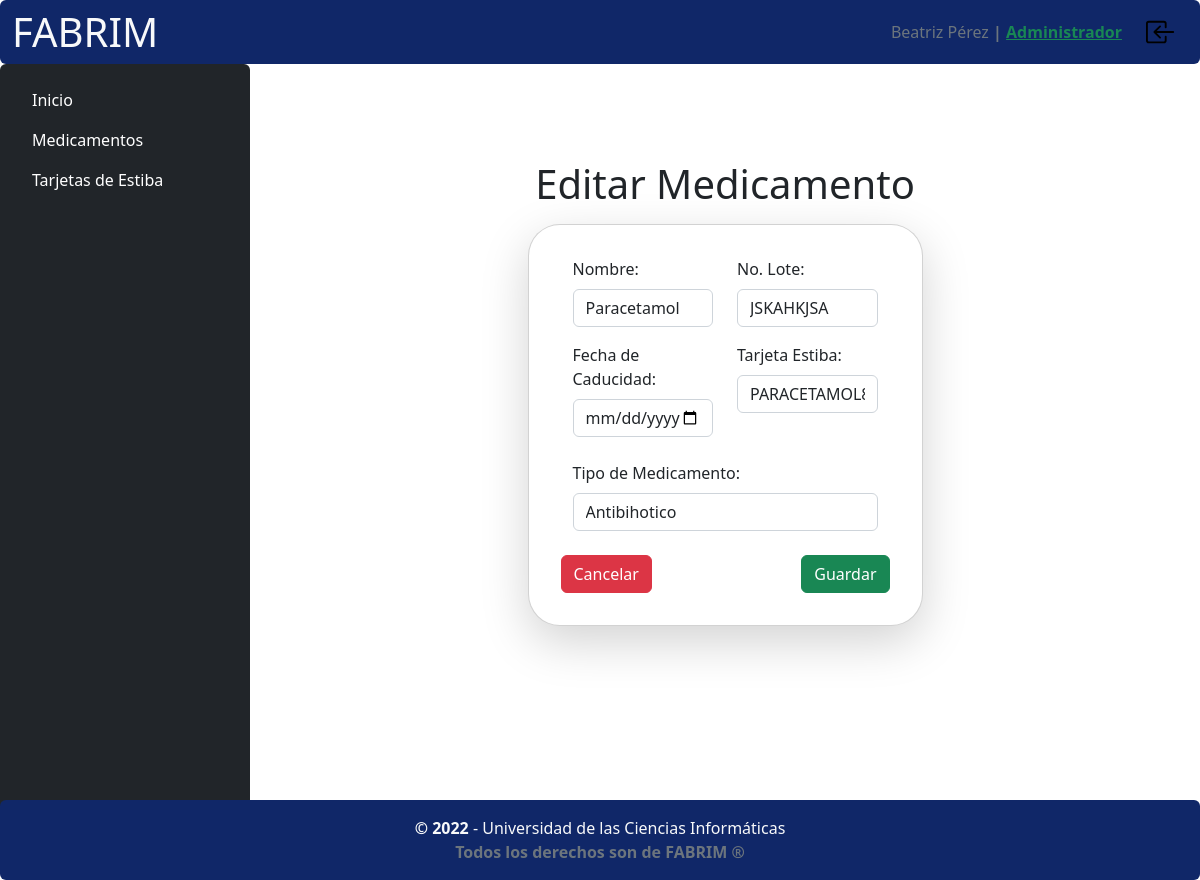
/admin-fabrim/medicamentos/editar/2/ (signed in), run on the app's committed database.
### main_app/models.py (models this page shows, shortened)
class User(AbstractBaseUser, PermissionsMixin):
    email = models.EmailField(max_length=255, unique=True)
    name = models.CharField(max_length=255, validators=[nombre_regex])
    apellidos = models.CharField(max_length=255, validators=[apellidos_regex])
    ci = models.CharField(max_length=11, unique=True,null=False, blank=False, validators=[ci_regex])
    tfno = models.CharField(max_length=50, validators=[tfno_regex])
    apto = models.CharField(max_length=50, validators=[apto_regex])
    is_active = models.BooleanField(default=True)
    is_staff = models.BooleanField(default=False)
    is_admin_fabrim = models.BooleanField(default=False)
    is_customer = models.BooleanField(default=False)
    objects = OwnUserManager()
    USERNAME_FIELD = 'email'
    REQUIRED_FIELDS = ['name', 'apellidos', 'ci', 'tfno']

class Medicamento(models.Model):
    nombre = models.CharField(max_length=255, blank=False, null=False)
    no_lote = models.CharField(max_length=255, unique=True, null=False, blank=False, validators=[no_lote_regex])
    fecha_cad = models.DateField(blank=False, null=False)
    tarjeta_estiba_id = models.OneToOneField(TarjetaEstiba, on_delete=models.CASCADE, primary_key=True)
    tipo_medicamento_id = models.ForeignKey(
        TipoMedicamento, on_delete=models.CASCADE)
    class Meta:
        ordering = ['fecha_cad', 'no_lote', 'nombre']

### main_app/views.py (the view)
@method_decorator([for_staff, for_admin_or_dependiente,], name='dispatch')
class MedicamentosEditView(LoginRequiredMixin, SuccessMessageMixin, UpdateView, PermissionRequiredMixin):
    model = _models.Medicamento
    template_name = 'pages/forms/medicamentos_edit.html'
    form_class = _forms.MedicamentosForm
    success_url = reverse_lazy('medicamentos')
    success_message = 'Medicamento modificado correctamente!'
    permission_required = "main_app.change_medicamento"
    def get_context_data(self, **kwargs):
        context = super().get_context_data(**kwargs)
        context['tarjetas_estiba'] = _models.TarjetaEstiba.objects.all()
        context['tipos_medicamentos'] = _models.TipoMedicamento.objects.all()
        context['title'] = 'Editar Medicamento'
        return context

### main_app/forms.py
class MedicamentosForm(forms.ModelForm):
    class Meta:
        model = _.Medicamento
        fields = ('__all__')
        error_messages = {
            'nombre': {
                'required': "Este campo es requerido.",
            },
            'no_lote': {
                'required': "Este campo es requerido.",
                'unique': "Número de lote existente"
            },
            'fecha_cad': {
                'required': "Este campo es requerido.",
            },
            'tarjeta_estiba_id': {
                'required': "Este campo es requerido.",
            },
            'tipo_medicamento_id': {
                'required': "Este campo es requerido.",
            },
        }

### main_app/decorator.py (called while the page is built)
def for_staff(function=None, redirect_field_name=REDIRECT_FIELD_NAME, login_url='login'):
    actual_decorator = user_passes_test(
        lambda u: u.is_active and u.is_staff or u.is_admin_fabrim or u.is_superuser,
        login_url=login_url,
        redirect_field_name=redirect_field_name
    )
    if function:
        return actual_decorator(function)
    return actual_decorator

def for_admin_or_dependiente(function=None, redirect_field_name=REDIRECT_FIELD_NAME, login_url='login'):
    group = Group.objects.filter(name="Administrador").first()
    group1 = Group.objects.filter(name="Dependiente").first()
    actual_decorator = user_passes_test(
        lambda u: u.is_active and (group in u.groups.all()) or (
            group1 in u.groups.all()) or u.is_superuser,
        login_url=login_url,
        redirect_field_name=redirect_field_name
    )
    if function:
        return actual_decorator(function)
    return actual_decorator

### main_app/templatetags/templatetag.py (called while the page is built)
@register.filter(name='has_group')
def has_group(user, group_name):
    group = Group.objects.filter(name=group_name)
    if group:
        group = group.first()
        return True if group in user.groups.all() or user.is_superuser == True else False
    else:
        return False

### main_app/templates/pages/forms/medicamentos_edit.html (shortened to what this page needs)
{% extends "base_admin.html" %}
{% load static %}
{% block content_table %}
    <div class="p-5 d-flex flex-column justify-content-center align-items-center  ">
        <p class="display-6 text-center mb-3 fw-light m-0 bg-transparent">{{ title }}</p>
        <div class="card rounded-5 d-flex flex-col p-4 w-50 shadow-lg">
            <form method='post' class="p-2">
                <div class="container">
                    <div class="row mb-3">
                        <div class="col-6">
                            <label for="{{ form.nombre.id_for_label }}" class="form-label">Nombre:</label>
                            <input type="text"
                                   name="{{ form.nombre.html_name }}"
                                   {% if form.nombre.value %} value="{{ form.nombre.value }}"{% endif %}
                                   class="form-control"
                                   id="{{ form.nombre.id_for_label }}"
                                   maxlength="255"
                                   />
                        </div>
                        <div class="col-6">
                            <label for="{{ form.no_lote.id_for_label }}" class="form-label">No. Lote:</label>
                            <input type="text"
                                   name="{{ form.no_lote.html_name }}"
                                   {% if form.no_lote.value %} value="{{ form.no_lote.value }}"{% endif %}
                                   class="form-control"
                                   id="{{ form.no_lote.id_for_label }}"
                                   maxlength="255"
                                   />
                        </div>
                    </div>
                    <div class="row">
                        <div class="col-6 mb-4">
                            <label for="{{ form.fecha_cad.id_for_label }}" class="form-label">Fecha de Caducidad:</label>
                            <input type="date"
                                   name="{{ form.fecha_cad.html_name }}"
                                   {% if form.fecha_cad.value %} value="{{ form.fecha_cad.value }}"{% endif %}
                                   class="form-control"
                                   id="{{ form.fecha_cad.id_for_label }}"
                                   maxlength="255"
                                   />
                        </div>
                        <div class="col-6 mb-4 ">
                            <label for="{{ form.tarjeta_estiba_id.id_for_label }}" class="form-label">Tarjeta Estiba:</label>
                            <select type="text"
                                    name="{{ form.tarjeta_estiba_id.html_name }}"
                                    {% if form.tarjeta_estiba_id.value %} value="{{ form.tarjeta_estiba_id.value }}"{% endif %}
                                    class="form-control"
                                    id="{{ form.tarjeta_estiba_id.id_for_label }}"
                                    maxlength="255"
                                    >
                                {% for el in tarjetas_estiba %}
                                    <option value={{ el.pk }} {% if form.tarjeta_estiba_id.value == el.pk %}selected{% endif %}>
                                        {{ el.no_serie }}
                                    </option>
                                {% endfor %}
                            </select>
                        </div>
                    </div>
                    <div class="row  mb-4">
                        <div class="col-12">
                            <label for="{{ form.tipo_medicamento_id.id_for_label }}" class="form-label">Tipo de Medicamento:</label>
                            <select type="text"
                                    name="{{ form.tipo_medicamento_id.html_name }}"
                                    {% if form.tipo_medicamento_id.value %} value="{{ form.tipo_medicamento_id.value }}"{% endif %}
                                    class="form-control"
                                    id="{{ form.tipo_medicamento_id.id_for_label }}"
                                    maxlength="255"
                                    >
                                {% for el in tipos_medicamentos %}
                                    <option value={{ el.pk }} {% if form.tipo_medicamento_id.value == el.pk %}selected{% endif %}>
                                        {{ el.nombre }}
                                    </option>
                                {% endfor %}
                            </select>
                        </div>
                    </div>
                </div>
                <div class="  d-flex justify-content-between">
                    <a class="text-decoration-none" href="{% url 'medicamentos' %}">
                        <button type="button" class="btn btn-danger" data-bs-dismiss="modal">Cancelar</button>
                    </a>
                    <button type="submit" class="btn btn-success" id="btnappend">Guardar</button>
                </div>
            </form>
        </div>
    </div>
{% endblock content_table %}

### main_app/templates/navbar.html
{% load static %}
{% load templatetag %}
<nav class="navbar color-page navbar-expand-lg rounded-2  ">
  <div class="container-fluid flex-row justify-content-between  ">
    <div>
      <a class="navbar-brand"
         href="{% if request.user.is_authenticated and user.is_customer %} {% url "index_users" %} {% elif user.is_admin_fabrim and request.user.is_authenticated %} {% url "principal" %} {% else %} {% url "index" %} {% endif %}"><span class="display-6 text-light">FABRIM</span></a
        >
      </div>
      <div class="d-flex flex-row p-1 justify-content-center align-items-center"
           role="group"
           aria-label="Basic outlined example">
        {% if not request.user.is_authenticated %}
          <a class="btn btn-outline-primary mx-2" href={% url 'login' %}>Iniciar Sesión</a>
          <a class="btn btn-outline-info mx-1" href={% url 'register' %}>Registrarse</a>
        {% else %}
          <p class="mb-0 text-muted mx-2">
            {{ request.user.name }} {{ request.user.apellidos }}<strong>
            {% if request.user.is_staff and request.user|has_group:"Administrador" or request.user.is_superuser %} |
              <a href="/admin/"
                 class="align-items-center me-2 mb-2 mb-lg-0 text-success ">Administrador</a>
            {% else %}
              <p class="align-items-center me-2 mb-2 mb-lg-0 text-success ">
               | {{ user.groups.all.0 }}
              </p>
            {% endif %}
          </strong>
        </p>
        <a href="{% url 'logout' %}">
          <img src="{% static "images/icons/box-arrow-in-left.svg" %}"
               width="30px"
               height="30px"
               style="cursor: pointer"
               class="p-0 mx-2"
               alt="...."/>
        </a>
      {% endif %}
    </div>
  </div>
</nav>

### main_app/static/css/my_styles.css (style rules this page uses)
.color-page { background-color: rgb(16, 39, 104); }

### data on the page
User: user.name "Beatriz", user.apellidos "Pérez"
Medicamento: nombre "Paracetamol", no_lote "JSKAHKJSA"

### other printed values
{{ title }} "Editar Medicamento"
form field tarjeta_estiba_id "PARACETAMOL869689"
form field tipo_medicamento_id "Antibihotico"
